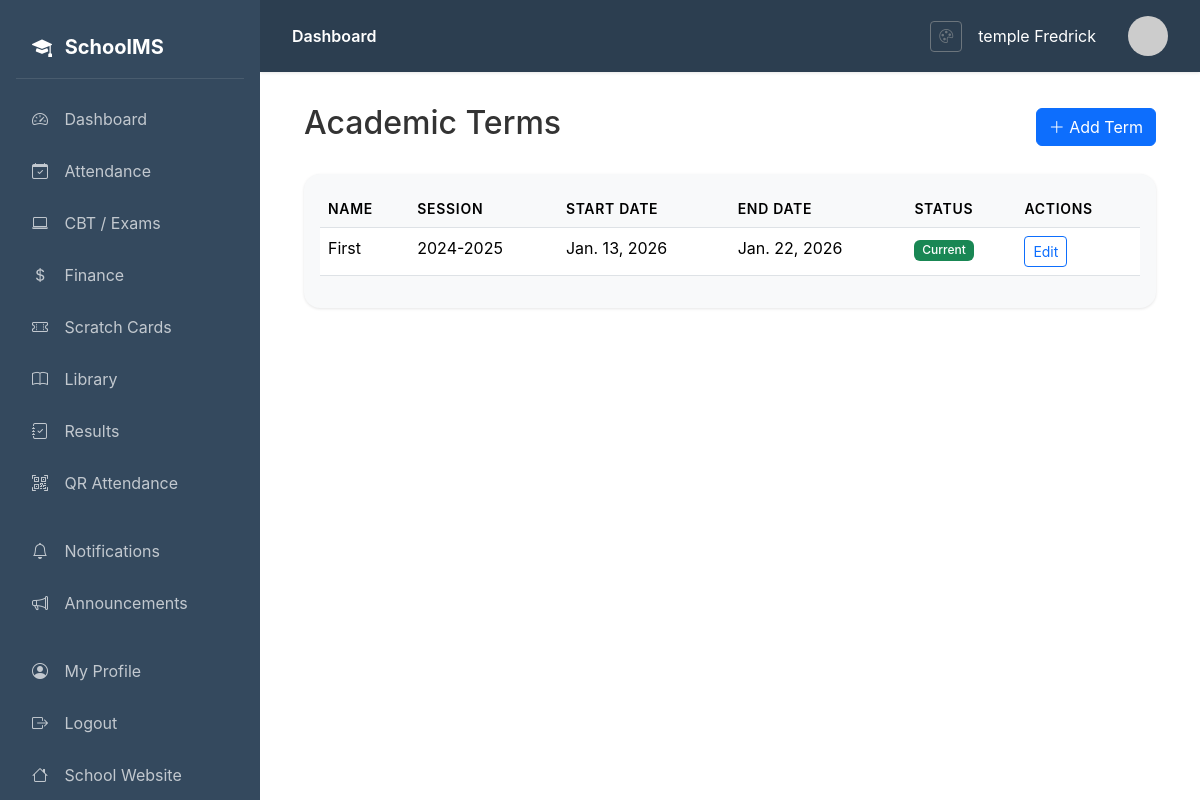
Screenshot of /dashboard/terms/ (signed in) with the database file from the repository.
### core/models.py (models this page shows, shortened)
class Term(models.Model):
    TERM_CHOICES = [
        ('First', 'First Term'),
        ('Second', 'Second Term'),
        ('Third', 'Third Term'),
    ]
    name = models.CharField(max_length=20, choices=TERM_CHOICES)
    session = models.ForeignKey(AcademicSession, on_delete=models.CASCADE)
    start_date = models.DateField()
    end_date = models.DateField()
    is_current = models.BooleanField(default=False)

class AcademicSession(models.Model):
    name = models.CharField(max_length=100)
    start_date = models.DateField()
    end_date = models.DateField()
    is_current = models.BooleanField(default=False)

### core/views.py (the view)
# urls.py: path('terms/', views.term_list, name='term_list'),
@login_required
def term_list(request):
    terms = Term.objects.all().select_related('session')
    return render(request, 'core/term_list.html', {'terms': terms})

### templates/core/term_list.html
{% extends 'base.html' %}
{% block content %}
<div class="container mt-4">
    <div class="d-flex justify-content-between align-items-center mb-4">
        <h2>Academic Terms</h2>
        <a href="{% url 'core:term_add' %}" class="btn btn-primary">
            <i class="bi bi-plus-lg"></i> Add Term
        </a>
    </div>
    <div class="card">
        <div class="card-body">
            <table class="table table-hover">
                <thead>
                    <tr>
                        <th>Name</th>
                        <th>Session</th>
                        <th>Start Date</th>
                        <th>End Date</th>
                        <th>Status</th>
                        <th>Actions</th>
                    </tr>
                </thead>
                <tbody>
                    {% for term in terms %}
                    <tr>
                        <td>{{ term.name }}</td>
                        <td>{{ term.session.name }}</td>
                        <td>{{ term.start_date }}</td>
                        <td>{{ term.end_date }}</td>
                        <td>
                            {% if term.is_current %}
                            <span class="badge bg-success">Current</span>
                            {% else %}
                            <span class="badge bg-secondary">Inactive</span>
                            {% endif %}
                        </td>
                        <td>
                            <a href="{% url 'core:term_edit' term.pk %}" class="btn btn-sm btn-outline-primary">Edit</a>
                        </td>
                    </tr>
                    {% empty %}
                    <tr>
                        <td colspan="6" class="text-center">No terms found.</td>
                    </tr>
                    {% endfor %}
                </tbody>
            </table>
        </div>
    </div>
</div>
{% endblock %}

### templates/base.html (shortened to what this page needs)
{% load static %}
<!DOCTYPE html>
<html lang="en">
<head>
    <link href="https://cdn.jsdelivr.net/npm/bootstrap@5.3.2/dist/css/bootstrap.min.css" rel="stylesheet">
    <link href="https://cdn.jsdelivr.net/npm/bootstrap-icons@1.11.1/font/bootstrap-icons.css" rel="stylesheet">
    <link rel="stylesheet" href="{% static 'css/theme.css' %}">
</head>
<body>
    <nav class="sidebar">
        <div class="brand">
            <i class="bi bi-mortarboard-fill me-2"></i>
            SchoolMS
        </div>
        <ul class="nav flex-column">
            <li class="nav-item">
                <a class="nav-link {% if request.resolver_match.url_name == 'dashboard' %}active{% endif %}" href="{% url 'core:dashboard' %}">
                    <i class="bi bi-speedometer2"></i> Dashboard
                </a>
            </li>
            {% if user.profile.role == 'admin' or user.profile.role == 'teacher' or user.profile.role == 'student' %}
            <li class="nav-item">
                <a class="nav-link {% if 'attendance' in request.path %}active{% endif %}" href="{% url 'attendance:dashboard' %}">
                    <i class="bi bi-calendar-check"></i> Attendance
                </a>
            </li>
            {% endif %}
            <li class="nav-item">
                <a class="nav-link {% if 'cbt' in request.path %}active{% endif %}" href="{% url 'cbt:dashboard' %}">
                    <i class="bi bi-laptop"></i> CBT / Exams
                </a>
            </li>
            {% if user.profile.role == 'admin' or user.profile.role == 'accountant' or user.profile.role == 'student' %}
            <li class="nav-item">
                <a class="nav-link {% if 'finance' in request.path %}active{% endif %}" href="{% url 'finance:dashboard' %}">
                    <i class="bi bi-currency-dollar"></i> Finance
                </a>
            </li>
            <li class="nav-item">
                <a class="nav-link {% if 'scratchcard' in request.path %}active{% endif %}" href="{% url 'scratchcard:dashboard' %}">
                    <i class="bi bi-ticket-perforated"></i> Scratch Cards
                </a>
            </li>
            {% endif %}
            {% if user.profile.role == 'admin' or user.profile.role == 'librarian' or user.profile.role == 'teacher' or user.profile.role == 'student' %}
            <li class="nav-item">
                <a class="nav-link {% if 'library' in request.path %}active{% endif %}" href="{% url 'library:dashboard' %}">
                    <i class="bi bi-book"></i> Library
                </a>
            </li>
            {% endif %}
            <li class="nav-item">
                <a class="nav-link {% if 'results' in request.path %}active{% endif %}" href="{% url 'students:results_dashboard' %}">
                    <i class="bi bi-journal-check"></i> Results
                </a>
            </li>
            <li class="nav-item">
                <a class="nav-link" href="{% url 'attendance:qr_scanner' %}">
                    <i class="bi bi-qr-code-scan"></i> QR Attendance
                </a>
            </li>
            <li class="nav-item mt-3">
                <a class="nav-link {% if 'notifications' in request.path %}active{% endif %}" href="{% url 'notifications:list' %}">
                    <i class="bi bi-bell"></i> Notifications
                </a>
            </li>
            <li class="nav-item">
                <a class="nav-link" href="{% url 'notifications:announcements' %}">
                    <i class="bi bi-megaphone"></i> Announcements
                </a>
            </li>
            <li class="nav-item mt-3">
                <a class="nav-link" href="{% url 'accounts:profile' %}">
                    <i class="bi bi-person-circle"></i> My Profile
                </a>
            </li>
            <li class="nav-item">
                <a class="nav-link" href="{% url 'accounts:logout' %}">
                    <i class="bi bi-box-arrow-right"></i> Logout
                </a>
            </li>
            <li class="nav-item">
                <a class="nav-link" href="{% url 'homepage:home' %}">
                    <i class="bi bi-house"></i> School Website
                </a>
            </li>
        </ul>
    </nav>
    <main class="main-content">
        <div class="top-bar">
            <div>
                <span class="fw-semibold">{% block page_title %}Dashboard{% endblock %}</span>
            </div>
            <div class="d-flex align-items-center gap-3">
                <a href="{% url 'accounts:theme_settings' %}" class="btn btn-sm btn-outline-secondary" title="Theme Settings">
                    <i class="bi bi-palette"></i>
                </a>
                <span class="me-3">{{ user.get_full_name|default:user.username }}</span>
                 {% if user.profile.avatar %}
                <img src="{{ user.profile.avatar.url }}" class="avatar" style="width: 40px; height: 40px; object-fit: cover;" alt="Avatar">
                {% else %}
                <img src="https://ui-avatars.com/api/?name={{ user.username }}&background=4f46e5&color=fff" class="avatar" alt="Avatar">
                {% endif %}
            </div>
        </div>
        {% block content %}{% endblock %}
    </main>
</body>
</html>

### static/css/theme.css (style rules this page uses)
:root { --primary-color: #0d6efd; --secondary-color: #6c757d; --accent-color: #198754; --navbar-color: #2c3e50; --sidebar-color: #34495e; --background-color: #ffffff; --text-color: #333333; --light-bg: #f8f9fa; --border-color: #dee2e6; }
body { background-color: var(--background-color); color: var(--text-color); transition: background-color 0.3s ease, color 0.3s ease; }
.sidebar { background-color: var(--sidebar-color) !important; transition: background-color 0.3s ease; }
.top-bar { background-color: var(--navbar-color) !important; color: white; transition: background-color 0.3s ease; }
.card { background-color: var(--light-bg); color: var(--text-color); border-color: var(--border-color) !important; transition: background-color 0.3s ease, color 0.3s ease; }
.btn-primary { background-color: var(--primary-color) !important; border-color: var(--primary-color) !important; }
.main-content { background-color: var(--background-color); transition: background-color 0.3s ease; }
.table { color: var(--text-color); }
.table thead th { border-bottom-color: var(--border-color); background-color: var(--light-bg); }
.table tbody td { border-bottom-color: var(--border-color); }
.sidebar .nav-link { color: rgba(255, 255, 255, 0.7); }

### templates/base.html (style rules this page uses)
body { font-family: 'Inter', -apple-system, BlinkMacSystemFont, 'Segoe UI', Roboto, sans-serif; background-color: var(--background-color); }
.sidebar { position: fixed; top: 0; left: 0; height: 100vh; width: var(--sidebar-width); background-color: var(--sidebar-color); padding: 1rem; overflow-y: auto; z-index: 1000; }
.sidebar .brand { color: #fff; font-size: 1.25rem; font-weight: 700; padding: 1rem; margin-bottom: 1rem; border-bottom: 1px solid rgba(255,255,255,0.1); }
.sidebar .nav-link { color: rgba(255,255,255,0.7); padding: 0.75rem 1rem; border-radius: 0.5rem; margin-bottom: 0.25rem; transition: all 0.2s; }
.sidebar .nav-link i { width: 24px; margin-right: 0.75rem; }
.main-content { margin-left: var(--sidebar-width); padding: 2rem; min-height: 100vh; background-color: var(--background-color); color: var(--text-color); }
.top-bar { background-color: var(--navbar-color); color: white; padding: 1rem 2rem; margin: -2rem -2rem 2rem -2rem; box-shadow: 0 1px 3px rgba(0,0,0,0.1); display: flex; justify-content: space-between; align-items: center; }
.card { border: none; border-radius: 1rem; box-shadow: 0 1px 3px rgba(0,0,0,0.1); }
.btn-primary { background: var(--primary-color); border-color: var(--primary-color); }
.table th { background: #f8fafc; font-weight: 600; font-size: 0.875rem; text-transform: uppercase; letter-spacing: 0.05em; }
.badge { font-weight: 500; }
.avatar { width: 40px; height: 40px; border-radius: 50%; object-fit: cover; }

### rows the page displays
Term: name "First", session.name "2024-2025", start_date "Jan. 13, 2026", end_date "Jan. 22, 2026", is_current "Current"

### other values shown
{{ user.get_full_name|default:user.username }} "temple Fredrick"
